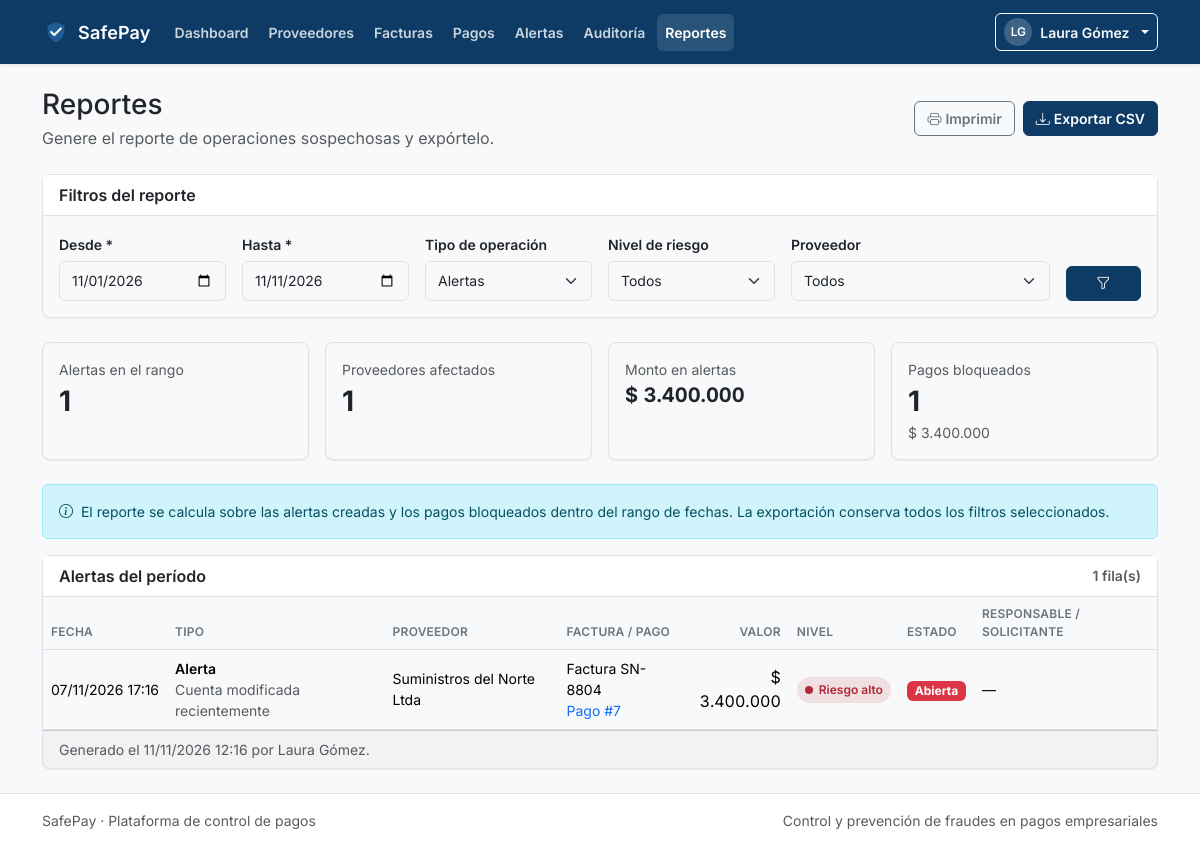
Page /modules/reportes/index.php (signed in) on the committed database.
### tables this page shows
CREATE TABLE alertas (
    id_alerta            INT UNSIGNED AUTO_INCREMENT PRIMARY KEY,
    id_factura           INT UNSIGNED NULL,
    id_pago              INT UNSIGNED NULL,
    id_proveedor         INT UNSIGNED NULL,
    id_cuenta            INT UNSIGNED NULL,
    tipo                 ENUM('factura_duplicada','cuenta_diferente',
                              'cuenta_modificada_reciente','valor_inusual','otra') NOT NULL,
    nivel                ENUM('bajo','medio','alto') NOT NULL,
    descripcion          VARCHAR(255) NOT NULL,
    estado               ENUM('abierta','resuelta','descartada') NOT NULL DEFAULT 'abierta',
    creada_en            DATETIME NOT NULL DEFAULT CURRENT_TIMESTAMP,
    id_usuario_resuelve  INT UNSIGNED NULL,
    resuelta_en          DATETIME NULL,
    justificacion        VARCHAR(255) NULL,
    CONSTRAINT chk_alertas_referencia CHECK (
        id_factura IS NOT NULL OR id_pago IS NOT NULL
        OR id_proveedor IS NOT NULL OR id_cuenta IS NOT NULL
    ),
    KEY idx_alertas_estado_nivel (estado, nivel),
    KEY idx_alertas_factura (id_factura),
    KEY idx_alertas_pago (id_pago),
    KEY idx_alertas_proveedor (id_proveedor),
    KEY idx_alertas_cuenta (id_cuenta),
    KEY idx_alertas_usuario_resuelve (id_usuario_resuelve)
);

### modules/reportes/index.php (the view, shortened to what the rows shown need)
<?php
require_once __DIR__ . '/../../includes/functions.php';
require_once __DIR__ . '/../../includes/modules.php';
require_once __DIR__ . '/_consulta.php';
$pdo = conexionBd();
$filtros = filtrosReporte($_GET);
$filas = consultarReporte($pdo, $filtros, 300);
require_once __DIR__ . '/../../includes/header.php';
?>
<div class="container py-4">
    <div class="d-flex flex-column flex-md-row justify-content-between align-items-md-center gap-3 mb-4 no-print">
        <div>
            <h1 class="h3 mb-1">Reportes</h1>
        </div>
    </div>
    <div class="card">
        <div class="table-responsive">
            <table class="table table-hover align-middle mb-0">
                <thead>
                    <tr>
                        <th>Fecha</th>
                        <th>Tipo</th>
                        <th>Proveedor</th>
                        <th>Factura / pago</th>
                        <th class="text-end">Valor</th>
                        <th>Nivel</th>
                        <th>Estado</th>
                        <th>Responsable / solicitante</th>
                    </tr>
                </thead>
                <tbody>
                <?php if ($filas === []): ?>
                    <tr>
                        <td colspan="8">
                            <div class="empty-state">
                                <i class="bi bi-bar-chart d-block fs-2 mb-2" aria-hidden="true"></i>
                                <p class="mb-0">No hay operaciones que coincidan con el reporte.</p>
                            </div>
                        </td>
                    </tr>
                <?php else: ?>
                    <?php foreach ($filas as $fila): ?>
                        <tr>
                            <td class="text-nowrap small"><?= e(formatearFecha((string) $fila['fecha'], true)) ?></td>
                            <td class="small">
                                <div class="fw-semibold"><?= e($fila['origen']) ?></div>
                                <?php if ($fila['origen'] === 'Alerta'): ?>
                                    <div class="text-muted"><?= e($fila['tipo_legible']) ?></div>
                                <?php endif; ?>
                            </td>
                            <td class="small"><?= e($fila['razon_social'] ?? '—') ?></td>
                            <td class="small">
                                <?php if ($fila['numero_factura'] !== null): ?>
                                    <div>Factura <?= e($fila['numero_factura']) ?></div>
                                <?php endif; ?>
                                <?php if ($fila['id_pago'] !== null): ?>
                                    <a class="text-decoration-none" href="<?= e($fila['url']) ?>">Pago #<?= (int) $fila['id_pago'] ?></a>
                                <?php else: ?>
                                    <a class="text-decoration-none" href="<?= e($fila['url']) ?>">Ver detalle</a>
                                <?php endif; ?>
                            </td>
                            <td class="text-end currency"><?= e(formatearMoneda($fila['valor'])) ?></td>
                            <td><?= badgeRiesgo($fila['nivel'] !== null ? (string) $fila['nivel'] : null) ?></td>
                            <td><?= badgeEstado((string) $fila['estado']) ?></td>
                            <td class="small">
                                <?= e($fila['responsable'] ?? $fila['solicitante'] ?? '—') ?>
                            </td>
                        </tr>
                    <?php endforeach; ?>
                <?php endif; ?>
                </tbody>
            </table>
        </div>
    </div>
</div>
<?php require_once __DIR__ . '/../../includes/footer.php'; ?>

### includes/modules.php (shortened to what the rows shown need)
<?php
function etiquetaEstado(string $estado): string
{
    return match ($estado) {
        'registrada'  => 'Registrada',
        'observada'   => 'Observada',
        'aprobada'    => 'Aprobada',
        'rechazada'   => 'Rechazada',
        'pagada'      => 'Pagada',
        'pendiente'   => 'Pendiente',
        'bloqueado'   => 'Bloqueado',
        'aprobado'    => 'Aprobado',
        'rechazado'   => 'Rechazado',
        'ejecutado'   => 'Ejecutado',
        'abierta'     => 'Abierta',
        'resuelta'    => 'Resuelta',
        'descartada'  => 'Descartada',
        'activo'      => 'Activo',
        'inactivo'    => 'Inactivo',
        default       => ucfirst($estado),
    };
}
function claseEstado(string $estado): string
{
    return match ($estado) {
        'observada', 'pendiente' => 'text-bg-warning',
        'bloqueado', 'rechazada', 'rechazado', 'abierta' => 'text-bg-danger',
        'aprobada', 'aprobado' => 'text-bg-info',
        'pagada', 'ejecutado', 'resuelta', 'activo' => 'text-bg-success',
        'descartada', 'inactivo' => 'text-bg-secondary',
        default => 'text-bg-light border',
    };
}
function badgeEstado(string $estado): string
{
    return '<span class="badge ' . e(claseEstado($estado)) . '">' . e(etiquetaEstado($estado)) . '</span>';
}
function etiquetaNivel(string $nivel): string
{
    return match ($nivel) {
        'alto'  => 'Riesgo alto',
        'medio' => 'Riesgo medio',
        'bajo'  => 'Riesgo bajo',
        default => 'Sin alertas',
    };
}
function badgeRiesgo(?string $nivel): string
{
    return '<span class="badge-risk badge-risk--' . e($nivel) . '"><span class="dot"></span>'
        . e(etiquetaNivel($nivel)) . '</span>';
}
function etiquetaTipoAlerta(string $tipo): string
{
    return match ($tipo) {
        'factura_duplicada'          => 'Factura duplicada',
        'cuenta_diferente'           => 'Cuenta diferente',
        'cuenta_modificada_reciente' => 'Cuenta modificada recientemente',
        'valor_inusual'              => 'Valor inusual',
        'otra'                       => 'Otra situación',
        default                      => ucfirst(str_replace('_', ' ', $tipo)),
    };
}
function fechaIsoValida(string $fecha): bool
{
    if (!preg_match('/^\d{4}-\d{2}-\d{2}$/', $fecha)) {
        return false;
    }
    $objeto = DateTimeImmutable::createFromFormat('!Y-m-d', $fecha);
    return $objeto !== false && $objeto->format('Y-m-d') === $fecha;
}

### rows in the picture
alertas: creada_en "07/11/2026 17:16", origen "Alerta", tipo_legible "Cuenta modificada recientemente", razon_social "Suministros del Norte Ltda", numero_factura "SN-8804", id_pago "7", valor "$ 3.400.000", nivel "Riesgo alto", estado "Abierta", responsable "—"

### other values in the picture
APP_NAME "SafePay"
$item['etiqueta'] "Dashboard"
$item['etiqueta'] "Proveedores"
$item['etiqueta'] "Facturas"
$item['etiqueta'] "Pagos"
$item['etiqueta'] "Alertas"
$item['etiqueta'] "Auditoría"
$item['etiqueta'] "Reportes"
iniciales($nombreUsuario ?? 'Usuario') "LG"
$nombreUsuario "Laura Gómez"
$resumen['alertas'] "1"
$resumen['proveedores'] "1"
formatearMoneda($resumen['monto_alertas']) "$ 3.400.000"
$resumen['pagos_bloqueados'] "1"
formatearMoneda($resumen['monto_bloqueado']) "$ 3.400.000"
